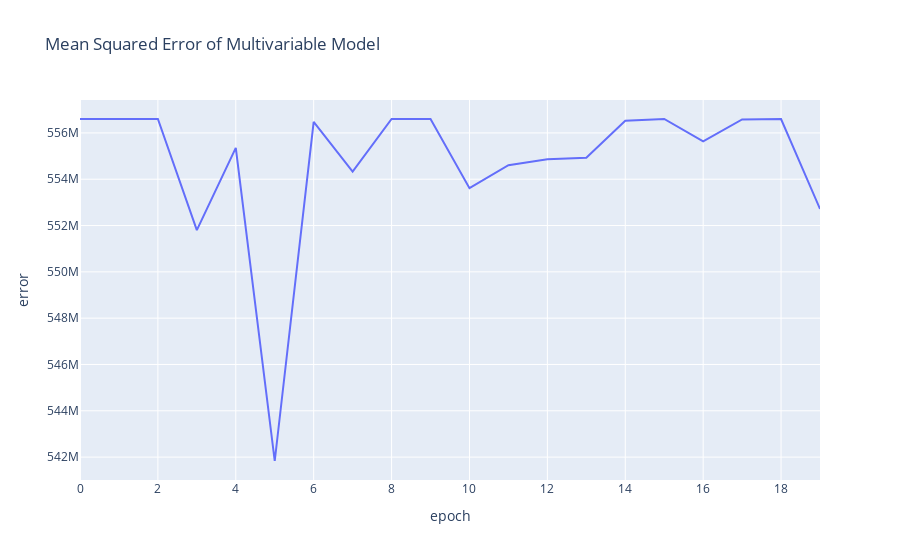

The cell this chart's notebook holds for it:
### Code cell
# Setting up visualization of weights with the input features
weightList = []
inputs = ["Sales", "Quantities", "Discounts"]
for index, weight in enumerate(torch.detach(W.T).tolist()):
    weightList.append(float(weight[0]))
weights_df = pd.DataFrame(dict(
    inputs = inputs,
    weights = weightList
))

# Visualizing the error
epochs = []
for epoch in range(len(MSE)):
    epochs.append(epoch)
df = pd.DataFrame(dict(
    epoch = epochs,
    error = MSE
))
fig = px.line(df, x="epoch", y="error", title="Mean Squared Error of Multivariable Model") 
fig.show()

### Figure 1 — Plotly figure (JSON) as saved in the notebook; plotly's stock layout.template omitted (floating-point values rounded to 4 significant figures)
{"data": [{"hovertemplate": "epoch=%{x}<br>error=%{y}<extra></extra>", "legendgroup": "", "line": {"color": "#636efa", "dash": "solid"}, "marker": {"symbol": "circle"}, "mode": "lines", "name": "", "orientation": "v", "showlegend": false, "type": "scatter", "x": [0, 1, 2, 3, 4, 5, 6, 7, 8, 9, 10, 11, 12, 13, 14, 15, 16, 17, 18, 19], "xaxis": "x", "y": [556601088, 556601088, 556601088, 551799296, 555356096, 541832064, 556474560, 554327808, 556601088, 556600576, 553613760, 554608192, 554865472, 554931840, 556523776, 556601088, 555639296, 556580096, 556601088, 552715968], "yaxis": "y"}], "layout": {"legend": {"tracegroupgap": 0}, "title": {"text": "Mean Squared Error of Multivariable Model"}, "xaxis": {"anchor": "y", "domain": [0, 1], "title": {"text": "epoch"}}, "yaxis": {"anchor": "x", "domain": [0, 1], "title": {"text": "error"}}}}
